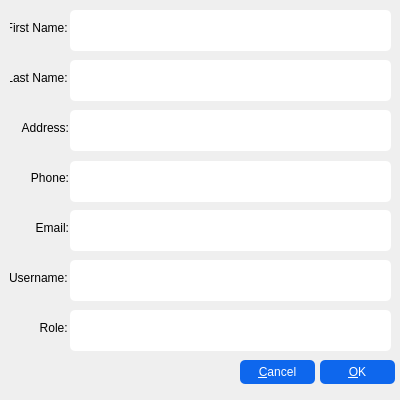
<?xml version="1.0" encoding="UTF-8"?>
<ui version="4.0">
 <class>EditUser</class>
 <widget class="QWidget" name="EditUser">
  <property name="geometry">
   <rect>
    <x>0</x>
    <y>0</y>
    <width>400</width>
    <height>400</height>
   </rect>
  </property>
  <property name="minimumSize">
   <size>
    <width>400</width>
    <height>400</height>
   </size>
  </property>
  <property name="maximumSize">
   <size>
    <width>400</width>
    <height>400</height>
   </size>
  </property>
  <property name="windowTitle">
   <string>Form</string>
  </property>
  <widget class="QLabel" name="label">
   <property name="geometry">
    <rect>
     <x>10</x>
     <y>270</y>
     <width>61</width>
     <height>16</height>
    </rect>
   </property>
   <property name="text">
    <string>Username: </string>
   </property>
   <property name="alignment">
    <set>Qt::AlignRight|Qt::AlignTrailing|Qt::AlignVCenter</set>
   </property>
  </widget>
  <widget class="QLineEdit" name="UsernameLine">
   <property name="geometry">
    <rect>
     <x>70</x>
     <y>260</y>
     <width>321</width>
     <height>41</height>
    </rect>
   </property>
   <property name="styleSheet">
    <string notr="true">QLineEdit{
    padding: 10px;
    border-radius: 5px;
}</string>
   </property>
  </widget>
  <widget class="QLabel" name="label_2">
   <property name="geometry">
    <rect>
     <x>10</x>
     <y>320</y>
     <width>61</width>
     <height>16</height>
    </rect>
   </property>
   <property name="text">
    <string>Role: </string>
   </property>
   <property name="alignment">
    <set>Qt::AlignRight|Qt::AlignTrailing|Qt::AlignVCenter</set>
   </property>
  </widget>
  <widget class="QComboBox" name="RoleBox">
   <property name="geometry">
    <rect>
     <x>70</x>
     <y>310</y>
     <width>321</width>
     <height>41</height>
    </rect>
   </property>
   <property name="styleSheet">
    <string notr="true">QComboBox{
    border-radius: 5px;
    padding: 5px;
    color: gray;
}
QComboBox::drop-down { 
	width: 0px; 
}</string>
   </property>
  </widget>
  <widget class="QPushButton" name="OKBtn">
   <property name="geometry">
    <rect>
     <x>320</x>
     <y>360</y>
     <width>75</width>
     <height>24</height>
    </rect>
   </property>
   <property name="styleSheet">
    <string notr="true">QPushButton{
    color: white;
    background-color: #0e67ed;
    border-radius: 5px;
    padding: 5px;
}</string>
   </property>
   <property name="text">
    <string>&amp;OK</string>
   </property>
  </widget>
  <widget class="QPushButton" name="CancelBtn">
   <property name="geometry">
    <rect>
     <x>240</x>
     <y>360</y>
     <width>75</width>
     <height>24</height>
    </rect>
   </property>
   <property name="styleSheet">
    <string notr="true">QPushButton{
    color: white;
    background-color: #0e67ed;
    border-radius: 5px;
    padding: 5px;
}</string>
   </property>
   <property name="text">
    <string>&amp;Cancel</string>
   </property>
  </widget>
  <widget class="QLabel" name="label_3">
   <property name="geometry">
    <rect>
     <x>10</x>
     <y>20</y>
     <width>61</width>
     <height>16</height>
    </rect>
   </property>
   <property name="text">
    <string>First Name: </string>
   </property>
   <property name="alignment">
    <set>Qt::AlignRight|Qt::AlignTrailing|Qt::AlignVCenter</set>
   </property>
  </widget>
  <widget class="QLineEdit" name="FirstnameLine">
   <property name="geometry">
    <rect>
     <x>70</x>
     <y>10</y>
     <width>321</width>
     <height>41</height>
    </rect>
   </property>
   <property name="styleSheet">
    <string notr="true">QLineEdit{
    padding: 10px;
    border-radius: 5px;
}</string>
   </property>
  </widget>
  <widget class="QLabel" name="label_4">
   <property name="geometry">
    <rect>
     <x>10</x>
     <y>70</y>
     <width>61</width>
     <height>16</height>
    </rect>
   </property>
   <property name="text">
    <string>Last Name: </string>
   </property>
   <property name="alignment">
    <set>Qt::AlignRight|Qt::AlignTrailing|Qt::AlignVCenter</set>
   </property>
  </widget>
  <widget class="QLineEdit" name="LastnameLine">
   <property name="geometry">
    <rect>
     <x>70</x>
     <y>60</y>
     <width>321</width>
     <height>41</height>
    </rect>
   </property>
   <property name="styleSheet">
    <string notr="true">QLineEdit{
    padding: 10px;
    border-radius: 5px;
}</string>
   </property>
  </widget>
  <widget class="QLabel" name="label_5">
   <property name="geometry">
    <rect>
     <x>20</x>
     <y>120</y>
     <width>49</width>
     <height>16</height>
    </rect>
   </property>
   <property name="text">
    <string>&lt;html&gt;&lt;head/&gt;&lt;body&gt;&lt;p align=&quot;right&quot;&gt;Address:&lt;/p&gt;&lt;/body&gt;&lt;/html&gt;</string>
   </property>
  </widget>
  <widget class="QLineEdit" name="AddressLine">
   <property name="geometry">
    <rect>
     <x>70</x>
     <y>110</y>
     <width>321</width>
     <height>41</height>
    </rect>
   </property>
   <property name="styleSheet">
    <string notr="true">QLineEdit{
    padding: 10px;
    border-radius: 5px;
}</string>
   </property>
  </widget>
  <widget class="QLabel" name="label_6">
   <property name="geometry">
    <rect>
     <x>20</x>
     <y>170</y>
     <width>49</width>
     <height>16</height>
    </rect>
   </property>
   <property name="text">
    <string>&lt;html&gt;&lt;head/&gt;&lt;body&gt;&lt;p align=&quot;right&quot;&gt;Phone:&lt;/p&gt;&lt;/body&gt;&lt;/html&gt;</string>
   </property>
  </widget>
  <widget class="QLineEdit" name="PhoneLine">
   <property name="geometry">
    <rect>
     <x>70</x>
     <y>161</y>
     <width>321</width>
     <height>41</height>
    </rect>
   </property>
   <property name="styleSheet">
    <string notr="true">QLineEdit{
    padding: 10px;
    border-radius: 5px;
}</string>
   </property>
  </widget>
  <widget class="QLabel" name="label_7">
   <property name="geometry">
    <rect>
     <x>20</x>
     <y>220</y>
     <width>49</width>
     <height>16</height>
    </rect>
   </property>
   <property name="text">
    <string>&lt;html&gt;&lt;head/&gt;&lt;body&gt;&lt;p align=&quot;right&quot;&gt;Email:&lt;/p&gt;&lt;/body&gt;&lt;/html&gt;</string>
   </property>
  </widget>
  <widget class="QLineEdit" name="EmailLine">
   <property name="geometry">
    <rect>
     <x>70</x>
     <y>210</y>
     <width>321</width>
     <height>41</height>
    </rect>
   </property>
   <property name="styleSheet">
    <string notr="true">QLineEdit{
    padding: 10px;
    border-radius: 5px;
}</string>
   </property>
  </widget>
 </widget>
 <resources/>
 <connections/>
</ui>
